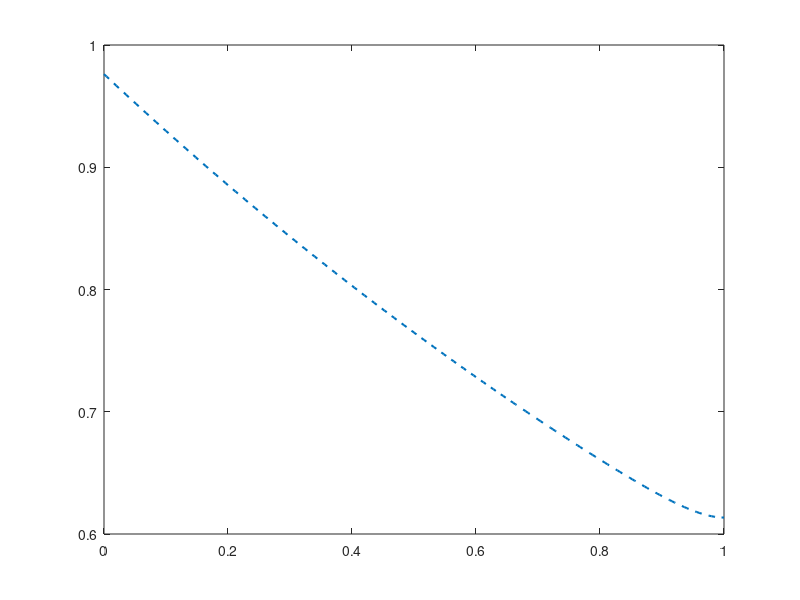

Recreate this plot in MATLAB. (Note: this script raises an error after producing the figure.)
clearvars; %close all;

N=5; %N_hat is the number of sinks per unit length
rho=1/N; %Sink density per unit length
h=0.02/N; %h is the distance between each step of the iterative method
M=(1)/h + 1; %N is how many nodes required to make this many steps in the x-direction
x=linspace(0,1,M);
Pe=20; Da=10; phi=sqrt(Pe^2/4 + Da);
varsigma = 0.01; %Used to generate a Gaussian profile about each sink location, where varsigma is the width
psi=(2*Pe*phi + Pe^2 + 2*Da)*exp(phi) + (2*Pe*phi - Pe^2 - 2*Da)*exp(-phi);

%% Functions
CH = @(x) (Pe/psi).*exp((Pe/2).*x).*( (2*phi - Pe).*exp(phi.*(x - 1)) + (2*phi + Pe).*exp(phi.*(1 - x)) );

%% Useful integrals
Int_GCH = -(Pe/(4*phi^2*psi))*exp((Pe/2)*x).*((Pe+2*phi)*(1+2*phi*x).*exp(phi*(1-x)) - 2*Pe*exp(phi*(x-1)));
Int_GGCH = (Pe/(8*phi^4*psi))*exp(Pe*x/2).*((- 5*Pe/2 - phi*(1 + Pe + 2*phi)).*exp(phi*(x-1)) + (2*phi+Pe)*(1+phi*x).^2.*exp(phi*(1-x)));
Int_GCHGCH = (Pe^2/(16*phi^3*psi^2))*exp(Pe*x).*((2*phi+Pe)^2*(4*phi*x+1).*exp(2*phi*(1-x)) + 4*(4*phi^2-Pe^2)*(2-exp(-2*phi*x)) + 4*(Pe^2 - 2*phi*Pe-4*phi^2).*exp(2*phi*(x-1)) );

%% Plotting
figure();
box on
hold on
p3=plot(x,CH(x),'--','LineWidth',1.5);

%% 1D
load('Data/Uniform_1D_Exp_N5_Pe20_Da10.mat')
% Calculate errors
error1D_CH = C_mean - CH(x);
error1D_CHC2 = C_mean - CH(x)-(Da^2).*Exp_C2;
error1D_CHC2_simplified = C_mean - CH(x)-(Da^2).*Exp_C2_simplified;

%% 2D
load('Data/Realisations_Uniform_2D_N5_Pe20_Da10_L3.mat')
load('Data/Uniform_2D_Exp_N5_Pe_20_Da_10_L3.mat')
% Reduced moments
y_reduction=0.5; % This will find the moments between -(L_s-y_reduction) and L_s-y_reduction 
reduce=2*round(y_reduction*(M-1)); % this calculates how many y-rows need to be removed from matricies
C_mean_Ls_x_reduced = mean(C_mean_Ls(:,1+reduce:2*L_s/h+1-reduce),2); % This removes the rows from the matrix
% Effective Uptake
Da_eff_2D = Da*(1-(rho^2/(4*pi))*Da*(eulergamma - 2*log(varsigma*sqrt(Pe^2 + 4*Da))));
% Da_eff_2D = Da*(1+(rho^2/(2*pi))*Da*log(varsigma*sqrt(Pe^2 + 4*Da))); % Assumes eulergamma << 2*log(varsigma*sqrt(Pe^2 + 4*Da)), i.e. 0.5772 << 3.1236
phi_eff_2D = sqrt(Pe^2/4 + Da_eff_2D);
psi_eff_2D = (2*Pe*phi_eff_2D + Pe^2 + 2*Da_eff_2D)*exp(phi_eff_2D) + (2*Pe*phi_eff_2D - Pe^2 - 2*Da_eff_2D)*exp(-phi_eff_2D);
CH_eff_2D = @(x) (Pe/psi_eff_2D).*exp((Pe/2).*x).*( (2*phi_eff_2D - Pe).*exp(phi_eff_2D.*(x - 1)) + (2*phi_eff_2D + Pe).*exp(phi_eff_2D.*(1 - x)) );
% Calculate errors
error2D_CH = C_mean_Ls_x_reduced' - CH(x);
error2D_CHC2 = C_mean_Ls_x_reduced' - CH(x)-(Da^2).*Exp_C2;
error2D_CHCeff = C_mean_Ls_x_reduced' - CH_eff_2D(x);
% Plotting
p2=plot(x,C_mean_Ls_x_reduced,'-s','LineWidth',1.5,'MarkerSize',7,'MarkerIndices',[round(M/30),round(7*M/30),round(13*M/30),round(19*M/30),round(25*M/30)]);
p5=plot(x,CH(x)+(Da^2).*Exp_C2,':s','LineWidth',1.5,'MarkerSize',7,'MarkerIndices',[round((3*M-15)/30),round((9*M-15)/30),round((15*M-15)/30),round((21*M-15)/30),round((27*M-15)/30)]);
p7=plot(x,CH_eff_2D(x),'m-.s','LineWidth',1.5,'MarkerSize',7,'MarkerIndices',[round(5*M/30),round(11*M/30),round(17*M/30),round(23*M/30),round(29*M/30)]);

%% 3D
load('Data/Uniform_3D_Exp_N5_Pe_20_Da_10.mat')
% Effective Uptake
% Da_eff_3D = Da*(1 - rho^3/(4*pi^(3/2)*varsigma)*Da*(1-(varsigma*sqrt(pi)/2)*sqrt(Pe^2+4*Da)));
Da_eff_3D = Da*(1 - rho^3/(4*pi^(3/2)*varsigma)*Da); % Assumes 1 >> (varsigma*sqrt(pi)/2)*sqrt(Pe^2+4*Da), i.e. 1 >> 0.1859
phi_eff_3D = sqrt(Pe^2/4 + Da_eff_3D);
psi_eff_3D = (2*Pe*phi_eff_3D + Pe^2 + 2*Da_eff_3D)*exp(phi_eff_3D) + (2*Pe*phi_eff_3D - Pe^2 - 2*Da_eff_3D)*exp(-phi_eff_3D);
CH_eff_3D = @(x) (Pe/psi_eff_3D).*exp((Pe/2).*x).*( (2*phi_eff_3D - Pe).*exp(phi_eff_3D.*(x - 1)) + (2*phi_eff_3D + Pe).*exp(phi_eff_3D.*(1 - x)) );
% Plotting
p6=plot(x,CH(x)+(Da^2).*Exp_C2,':d','LineWidth',1.5,'MarkerSize',7,'MarkerIndices',[round((3*M-15)/30),round((9*M-15)/30),round((15*M-15)/30),round((21*M-15)/30),round((27*M-15)/30)]);
p8=plot(x,CH_eff_3D(x),'k-.d','LineWidth',1.5,'MarkerSize',7,'MarkerIndices',[round(5*M/30),round(11*M/30),round(17*M/30),round(23*M/30),round(29*M/30)]);

%% Axis and legend
xlabel('$x_1$','FontSize',22,'Interpreter','latex');
% leg=legend([p1,p2,p3,p4,p5,p6,p7,p8],'$E [C(x_1;\omega)]$','$\langle E [C(x_1,x_2;\omega)] \rangle_{x_2}$','$C_H(x_1)$','$C_H(x_1)$ + Da$^2 E[\widehat{C}_2(x_1;\omega)]$','$C_H(x_1)$ + Da$^2 E[\widehat{C}_2(x_1,0;\omega)]$','$C_H(x_1)$ + Da$^2 E[\widehat{C}_2(x_1,0,0;\omega)]$','$C_H^{UR}(x_1) \quad$ (2D)','$C_H^{UR}(x_1) \quad$ (3D)');
leg=legend([p2,p3,p5,p6,p7,p8],'$\langle E [C(x_1,x_2;\omega)] \rangle_{x_2}$','$C_H(x_1)$','$C_H(x_1)$ + Da$^2 E[\widehat{C}_2(x_1,0;\omega)]$','$C_H(x_1)$ + Da$^2 E[\widehat{C}_2(x_1,0,0;\omega)]$','$C_H^{UR}(x_1) \quad$ (2D)','$C_H^{UR}(x_1) \quad$ (3D)');
set(leg,'FontSize',12,'Interpreter','latex','Location','SouthWest');

%% Plotting - errors
figure()
box on
xlabel('$x_1$','FontSize',22,'Interpreter','latex');

hold on
set(gca,'ColorOrderIndex',1)
% plot(x,error1D_CH,'--o','linewidth', 1.5,'MarkerSize',7,'MarkerIndices',[round((3*M-15)/30),round((9*M-15)/30),round((15*M-15)/30),round((21*M-15)/30),round((27*M-15)/30)])
set(gca,'ColorOrderIndex',1)
plot(x,error2D_CH,'--s','linewidth', 1.5,'MarkerSize',7,'MarkerIndices',[round((3*M-15)/30),round((9*M-15)/30),round((15*M-15)/30),round((21*M-15)/30),round((27*M-15)/30)])
set(gca,'ColorOrderIndex',3)
% % plot(x,error1D_CHC2,'-.o','linewidth', 1.5,'MarkerSize',7,'MarkerIndices',[round((3*M-15)/30),round((9*M-15)/30),round((15*M-15)/30),round((21*M-15)/30),round((27*M-15)/30)])
% plot(x,error1D_CHC2_simplified,':o','linewidth', 1.5,'MarkerSize',7,'MarkerIndices',[round((3*M-15)/30),round((9*M-15)/30),round((15*M-15)/30),round((21*M-15)/30),round((27*M-15)/30)])
set(gca,'ColorOrderIndex',5)
plot(x,error2D_CHC2,':s','linewidth', 1.5,'MarkerSize',7,'MarkerIndices',[round((3*M-15)/30),round((9*M-15)/30),round((15*M-15)/30),round((21*M-15)/30),round((27*M-15)/30)])
plot(x,error2D_CHCeff,'m-.s','linewidth', 1.5,'MarkerSize',7,'MarkerIndices',[round((3*M-15)/30),round((9*M-15)/30),round((15*M-15)/30),round((21*M-15)/30),round((27*M-15)/30)])
% leg=legend('$E [C(x_1;\omega)] - C_H(x_1)$','$\langle E [C(x_1,x_2;\omega)] \rangle_{x_2} - C_H(x_1)$','$E [C(x_1;\omega)] - C_H(x_1) -$ Da$^2 E[\widehat{C}_2(x_1;\omega)]$','$\langle E [C(x_1,x_2;\omega)] \rangle_{x_2} - C_H(x_1) -$ Da$^2 E[\widehat{C}_2(x_1,0;\omega)]$','$\langle E [C(x_1,x_2;\omega)] \rangle_{x_2} - C_H^{UR}(x_1)$');
leg=legend('$\langle E [C(x_1,x_2;\omega)] \rangle_{x_2} - C_H(x_1)$','$\langle E [C(x_1,x_2;\omega)] \rangle_{x_2} - C_H(x_1) -$ Da$^2 E[\widehat{C}_2(x_1,0;\omega)]$','$\langle E [C(x_1,x_2;\omega)] \rangle_{x_2} - C_H^{UR}(x_1)$');
set(leg,'FontSize',12,'Interpreter','latex','Location','NorthWest');